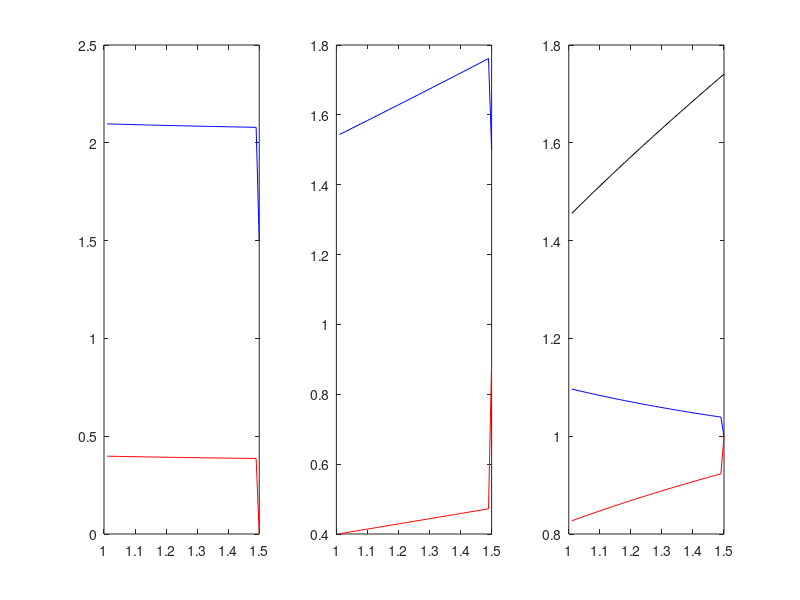

This figure's MATLAB source:
clear all

% With Uni and log-Linear

u=2;
l=1;
c0=1.5;

q=0.99;
c=1.5;
h=0.5;

%% l
for i=1:50
    
    l = l + 0.01;

SS = @(v)[v(2)-((u-l)*c0-q*(c-h)*(v(1)-l))/(u-v(1));
    v(2)*(1-(1-log(v(2)))*(1+2*v(1)*(u-v(1))/(v(1)^2-l^2)))-q*(c-h)];

v0 = [1.5;0.7];
options = optimset('MaxFunEvals',3e10,'TolFun',3e-10); % options = optimset('Display','iter','MaxFunEvals',3e3);
[v, fval] = fsolve(SS,v0,options);

x(i) = v(1);
p(i) = v(2);

mu(i) = p(i)/c0-1;
y(i) = x(i)*(1-log(p(i)));

R(i) = -(1/(u-l))*(x(i)^2 - 2*u*x(i) + l^2)/(x(i)+l);
Tx(i) = 0.5*(1+l/x(i));
xpeak(i) = - l + sqrt(2*l*(u+l));

end

i=1:1:50;

figure(5);clf;hold on;
subplot(1,3,1)
plot(1+0.01*i,p(i),'-b',1+0.01*i,mu(i),'-r')
subplot(1,3,2)
plot(1+0.01*i,x(i),'-b',1+0.01*i,y(i),'-r')
subplot(1,3,3)
plot(1+0.01*i,R(i),'-b',1+0.01*i,Tx(i),'-r',1+0.01*i,xpeak(i),'-k')

%{
With Uni and Linear

u=2;
l=1;
c0=0.4;

q=0.90;
c=0.5;
h=0.1;

%% l
for i=1:50
    
    l = l + 0.01;

SS = @(v)[v(2)-((u-l)*c0-q*(c-h)*(v(1)-l))/(u-v(1));
    v(2)-1+(v(1)^2-l^2)*(1-q*(c-h))/(2*v(1)*u-2*l^2)];

v0 = [1.5;0.7];
options = optimset('MaxFunEvals',3e10,'TolFun',3e-10); % options = optimset('Display','iter','MaxFunEvals',3e3);
[v, fval] = fsolve(SS,v0,options);

x(i) = v(1);
p(i) = v(2);

mu(i) = p(i)/c0-1;
y(i) = x(i)*(1-p(i));

R(i) = -(1/(u-l))*(x(i)^2 - 2*u*x(i) + l^2)/(x(i)+l);
Tx(i) = 0.5*(1+l/x(i));
xpeak(i) = - l + sqrt(2*l*(u+l));

end

i=1:1:50;

figure(5);clf;hold on;
subplot(1,3,1)
plot(1+0.01*i,p(i),'-b',1+0.01*i,mu(i),'-r')
subplot(1,3,2)
plot(1+0.01*i,x(i),'-b',1+0.01*i,y(i),'-r')
subplot(1,3,3)
plot(1+0.01*i,R(i),'-b',1+0.01*i,Tx(i),'-r',1+0.01*i,xpeak(i),'-k')
%}
